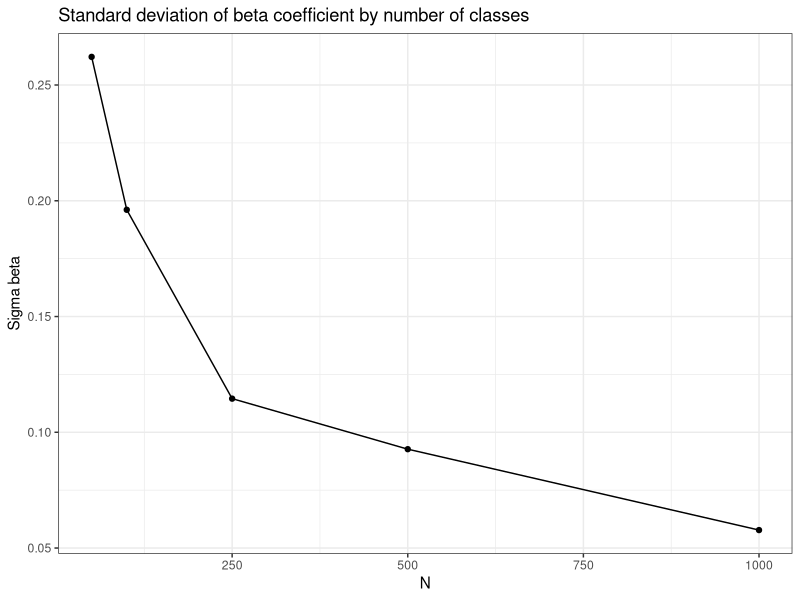
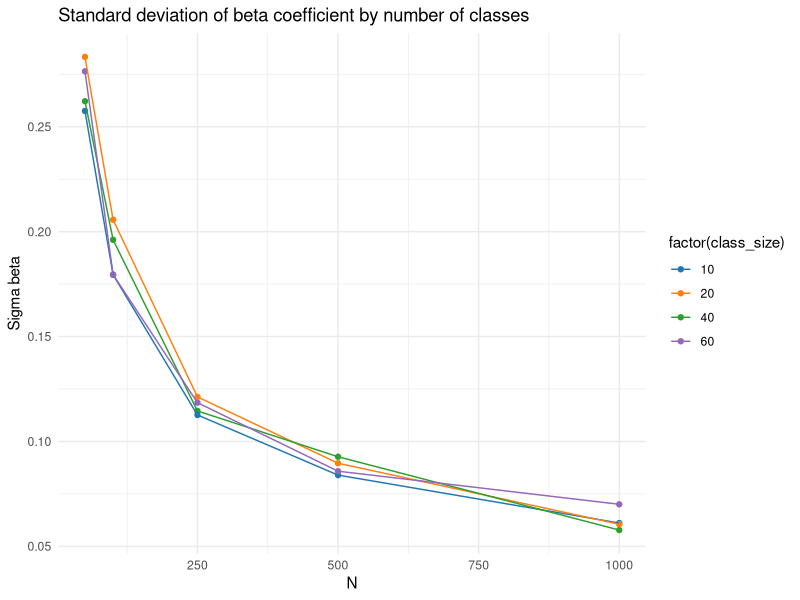
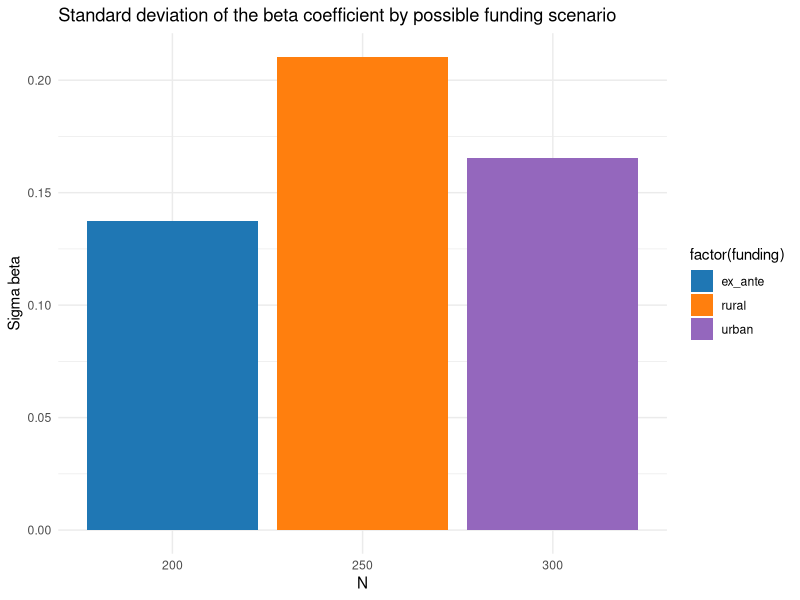
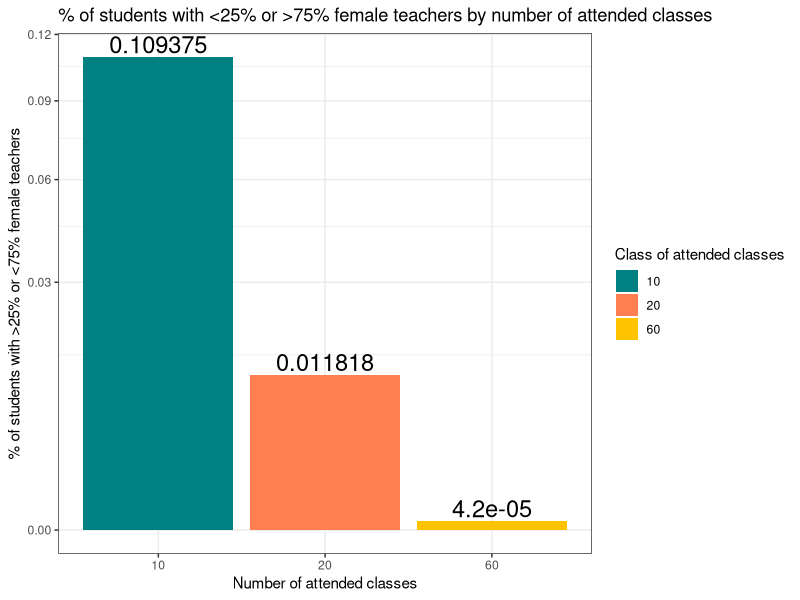

Source code (R) for these figures, in order:
## ---------------------------
##
## Script name: PS1_pianella.R
##
## Purpose of script: to provide solutions for the progamming part of the first
##                    problem set in econometrics I
##                  
## Author: Matteo Pianella
##
## Date Created: 23rd January 2024
##
## ---------------------------
##
## Notes:
##   
##
## ---------------------------

library(dplyr)
library(ggplot2)
library(scales)



# ex 4.a -------
## I run 819 simulations using a binomial distribution
s_bar <- .556
n_cities_between5500_and_6500 <- 102
set.seed(314)
n_sim <- 819
n_below_6000 <- rbinom(n_sim, n_cities_between5500_and_6500, s_bar)
s_c <- n_below_6000/102 # calculate s_c for each city 
sd_s_c <- sqrt((sum((s_c - s_bar)^2))/n_sim)
print(c(sd_s_c, min(s_c), max(s_c))) # my sd is consistently lower than what they have in Table A1 (0.118)

# ex 4.b.1 ------
## I use a binomial distribution to run 100 simulation for each possible scenario of N
N <- c(50, 100, 250, 500, 1000)
p <- 1/2 # this is the probability of selecting a male in a Bernoulli trial 
k <- 40  # number of students in each class
beta <- 1/3
n_sim <- 100
get_sd <- function(N, p, k, beta, n_sim){
    sigma_beta <- list()
    for(i in 1:length(N)){
        d <- c()
        for(j in 1: n_sim){
            n_male_p_class <- rbinom(N[i], size = k, prob = p) # generate a vector of number of males for each class
            fract_male_p_class <- n_male_p_class/k
            epsilon <- rnorm(N[i])  # generate a list of values for epsilon
            y <- beta * fract_male_p_class + epsilon
            data_lm <- data_frame(y, epsilon)
            model <- lm(y ~ 0 + fract_male_p_class)
            x <- coef(model)
            d <- rbind(d, x)
        }
        sigma_beta[[i]] <- sd(d)
    }
    return(sigma_beta)
}
set.seed(3141)
sigma_beta <- get_sd(N = N ,p=p,k=k,beta=beta,n_sim=n_sim)
d_plot_4b1 <- data_frame(sigma_beta = unlist(sigma_beta), size = N)

p4b1 <- ggplot(d_plot_4b1, aes(x = N, y = sigma_beta)) +
    geom_point() +
    geom_line() +
    labs(title = "Standard deviation of beta coefficient by number of classes", x = "N", y = "Sigma beta") +
    theme_bw()
p4b1

# ex 4.b.2 ----
# set up coefficients 
N <- c(50, 100, 250, 500, 1000)
p <- 1/2 # this is the probability of selecting a male in a Bernoulli trial 
k <- c(10, 20, 60) # vector with number of students for each class
beta <- 1/3
n_sim <- 100
sigma_beta <- list()
data <- data_frame()
for(w in 1:length(k)){
    sigma_beta <- get_sd(N = N, p=p, k = k[w], beta = beta, n_sim = n_sim)
    d <- data_frame(sigma_beta = unlist(sigma_beta), size = N, class_size = k[w])
    data <- rbind(data, d)
}
d <- data_frame(d_plot_4b1, class_size = 40)
data_plot_4b2 <- rbind(d, data)

p4b2 <- ggplot(data_plot_4b2, aes(x = size, y = sigma_beta, color = factor(class_size))) +
    geom_point() +
    geom_line() +
    theme_minimal() +
    scale_color_manual(values = c("#1f77b4", "#ff7f0e", "#2ca02c", "#9467bd")) +  
    labs(title = "Standard deviation of beta coefficient by number of classes", x = "N", y = "Sigma beta")
p4b2


#ex 4.b.4 -------
# calculate standard deviation for the estimate of her initial sample
N <- c(200)
k <- c(30)
p <- 1/2
beta <- 1/3
n_sim <- 100
sigma_beta <- list()
set.seed(31415)
sigma_beta <- get_sd(N = N, p=p, k = k, beta = beta, n_sim = n_sim)
print(sigma_beta)
ex_ante_data <- data_frame(sigma_beta = unlist(sigma_beta), N = 200, funding = "ex_ante")


# calculate the standard deviation when she uses funding in urban area
# modify the function to return beta_hat instead of sigma_beta
get_beta_hat <- function(N, p, k, beta, n_sim){
    beta_hat <- list()
    for(i in 1:length(N)){
        d <- c()
        for(j in 1: n_sim){
            n_male_p_class <- rbinom(N[i], size = k, prob = p) # generate a vector of number of males for each class
            fract_male_p_class <- n_male_p_class/k
            epsilon <- rnorm(N[i])  # generate a list of values for epsilon
            y <- beta * fract_male_p_class + epsilon
            data_lm <- data_frame(y, epsilon)
            model <- lm(y ~ 0 + fract_male_p_class)
            x <- coef(model)
            d <- rbind(d, x)
        }
        beta_hat <- d
    }
    return(beta_hat)
}

N <- c(200, 100)
k <- c(30, 40)
p <- 1/2
beta <- 1/3
n_sim <- 100
data <- data_frame()
for(w in 1:length(k)){
    beta_hat <- get_beta_hat(N = N[w], p=p, k = k[w], beta = beta, n_sim = n_sim)
    d <- data_frame(beta_hat = unlist(beta_hat), size = N[w], class_size = k[w])
    data <- rbind(data, d)
}
set.seed(314159)
sigma_beta <- sd(data$beta_hat)
urban_data <- data_frame(sigma_beta = sigma_beta, N = 300, funding = "urban")

# run the same exercise for rural

N <- c(200, 50)
k <- c(30, 15)
p <- 1/2
beta <- 1/3
n_sim <- 100
data <- data_frame()
for(w in 1:length(k)){
    beta_hat <- get_beta_hat(N = N[w], p=p, k = k[w], beta = beta, n_sim = n_sim)
    d <- data_frame(beta_hat = unlist(beta_hat), size = N[w], class_size = k[w])
    data <- rbind(data, d)
}
set.seed(3141593)
sigma_beta <- sd(data$beta_hat)
rural_data <- data_frame(sigma_beta = sigma_beta, N = 250, funding = "rural")

d_plot_4b4 <- rbind(ex_ante_data, urban_data, rural_data)

p4b4_1 <- ggplot(d_plot_4b4, aes(x = factor(N), y = sigma_beta, fill = factor(funding))) +
    geom_bar(stat = "identity", position = "dodge") +
    theme_minimal() +
    scale_fill_manual(values = c("#1f77b4", "#ff7f0e", "#9467bd")) +  
    labs(title = "Standard deviation of the beta coefficient by possible funding scenario", x = "N", y = "Sigma beta")
p4b4_1

# ex.4.c ----
N <- c(10, 20, 60)
p <- 1/2
data_4c <- data_frame()
for (i in 1:length(N)) {
    perc_25 <- floor((N[i] -1 )* 0.25)
    perc_75 <- ceiling((N[i] - 1) * 0.75) + 1
    perc_less_25_higher_75 <- sum(dbinom(c(0:perc_25, perc_75:N[i]), N[i], p))
    d <- data_frame(perc_less_25_higher_75 = perc_less_25_higher_75, size_class = N[i])
    data_4c <- rbind(data_4c, d) 
}
data_4c
p4c <- ggplot(data_4c, aes(x = factor(size_class), y = perc_less_25_higher_75, fill = factor(size_class)), log10 = "y") +
    geom_bar(stat = "identity", position = "dodge") +
    geom_text(aes(label = round(perc_less_25_higher_75, 6)), 
              position = position_dodge(width = 0.9),    # Adjust position to align with bars
              vjust = -0.2,   # Adjust vertical position to be just above the bars
              size = 6) +
    scale_fill_manual(values = c("#008080", "#FF7F50", "#FFC300")) +  
    coord_trans(y= "sqrt")+  # Log scale for y-axis with original values as labels
    labs(title = "% of students with <25% or >75% female teachers by number of attended classes", 
         x = "Number of attended classes", y = "% of students with >25% or <75% female teachers",
         fill = "Class of attended classes") +
    theme_bw()  
p4c


